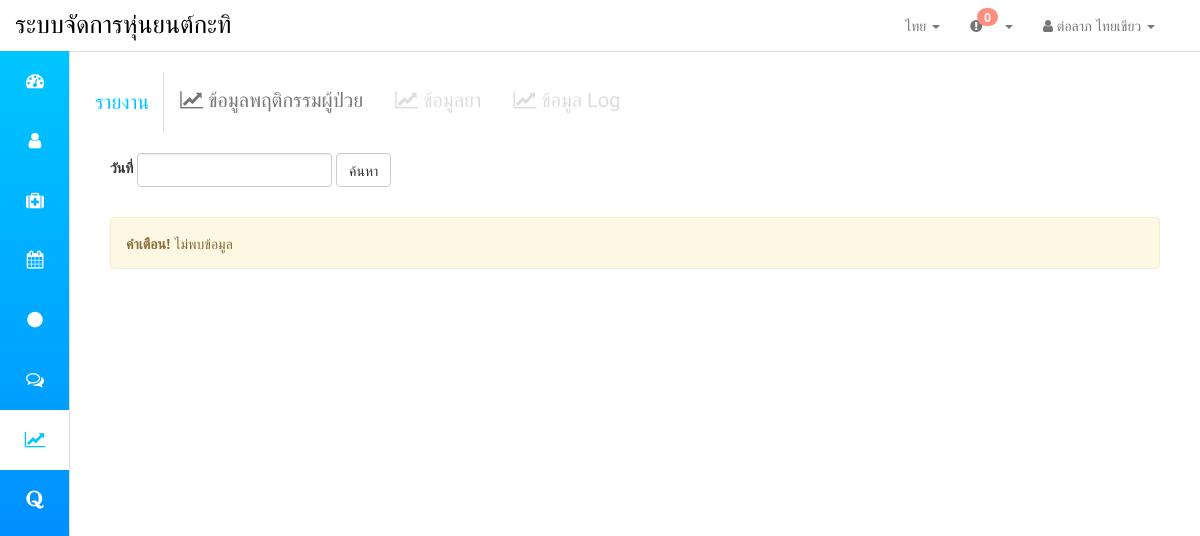
/report_behavior.php (signed in), run on an earlier commit of the app's database.
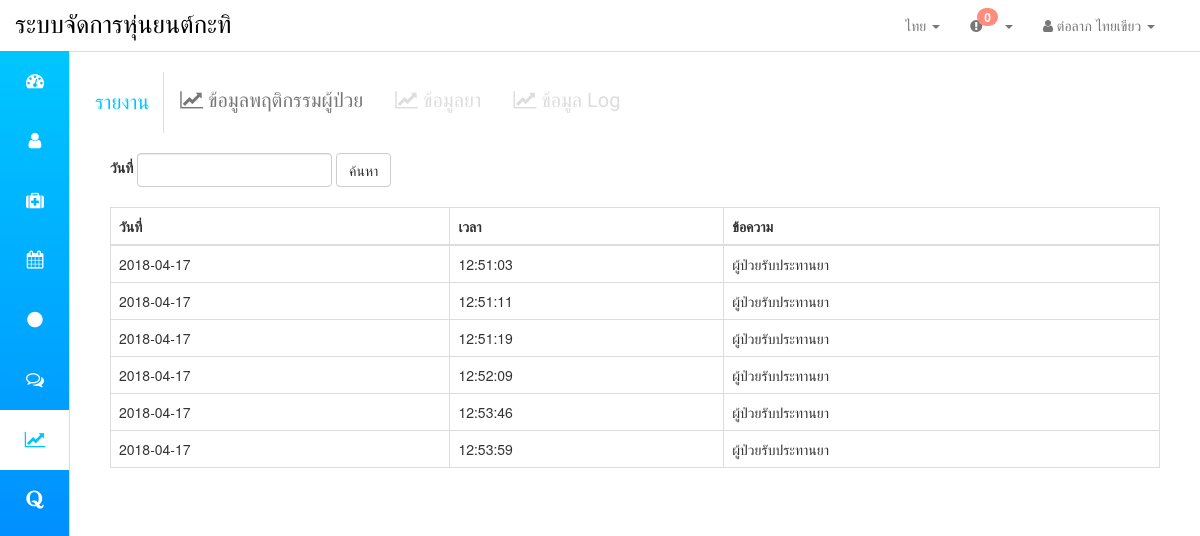
And on a later commit of the database.
### tables this page shows
CREATE TABLE `behavior` (
  `Behavior_id` int(11) NOT NULL,
  `Behavior_type` enum('tookpill','forgottakepill','comebutnotakepill') NOT NULL,
  `Behavior_datetime` datetime NOT NULL,
  `Schedule_id` int(11) NOT NULL,
  `Pill_id` int(11) NOT NULL
);

### lang/th.php (called while the page is built, shortened)
<?php
	$strNavbarbrand = "ระบบจัดการหุ่นยนต์กะทิ";
	$strCurrentlang = "ไทย";
	$strReport = "รายงาน";
	$strSubmenubehaviorinformation= "ข้อมูลพฤติกรรมผู้ป่วย";
	$strSubmenupillinformation = "ข้อมูลยา";
	$strSubmenuloginformation = "ข้อมูล Log";
	$strbehaviorreportdatelabel="วันที่";
	$strbehaviorreporttimelabel="เวลา";
	$strbehaviorreportmessagelabel="ข้อความ";
	$strdatepickerdatelabel ="วันที่";
	$strdatepickersearchbutton ="ค้นหา";
	$stralertwarningtitle = "คำเตือน!";
	$stralertnotfoundinformationwarning = "ไม่พบข้อมูล";
	function behavior_format_convert($status,$pills) {
		if($status=="tookpill"){
			return $GLOBALS['strbehaviorreportstatustookpilllabel']." ".$pills;
		}
		else if($status=="forgottakepill"){
			return $GLOBALS['strbehaviorreportstatusforgottakepilllabel']." ".$pills;
		}
		else
			return "???";
	}
?>

### report_behavior.php (the view, shortened to what this page needs)
<!DOCTYPE html>
<html>
<head>
<link href="bootstrap/css/bootstrap.css" rel="stylesheet"/>
<link rel="stylesheet" href="font-awesome-4.7.0/css/font-awesome.min.css">
<link href="bootstrap/css/custom.css" rel="stylesheet"/>
<link rel="stylesheet" href="DataTables-1.10.15/media/css/dataTables.bootstrap.min.css" />
<link rel="stylesheet" type="text/css" media="all" href="bootstrap-daterangepicker-master/daterangepicker.css" />
</head>
<body>
<?php
include("connect.php");
  if(isset($_GET['startdate'])){
  $startdate = $_GET['startdate'];
  $enddate = $_GET['enddate'];
  }
  else{
 $startdate = date("Y-m-d");
 $enddate = date("Y-m-d");
}
?>
 <div id="wrapper">
      <?php include("menu.php"); ?>
     <div id="page-wrapper">
       <div class="container-fluid">
      <ul class="sub_menu">
  <li class="brand"><?php echo $strReport;?></li>
  <li><a href="#" class="behavior"><i class="fa fa-line-chart" aria-hidden="true"></i> <?php echo $strSubmenubehaviorinformation;?></a></li>
    <li><a href="report_pill.php" class="drugs"><i class="fa fa-line-chart" aria-hidden="true"></i> <?php echo $strSubmenupillinformation;?></a></li>
  <li><a href="report_log.php" class="log" ><i class="fa fa-line-chart" aria-hidden="true"></i> <?php echo $strSubmenuloginformation;?></a></li>
</ul>
      </div>
      <div class="col-md-12">
<div class="container-fluid">
<form class="form-inline" action="" method="get" id="filter_date" name="filter_date">
  <div class="form-group">
   <label for="date"><?php echo $strdatepickerdatelabel;?></label>
    <input type="text" class="form-control" id="date" name="date">
  </div>
<button type="submit" class="btn btn-default"><?php echo $strdatepickersearchbutton;?></button>
</form>
<br>
<?php
   $sql = "SELECT * FROM `behavior` WHERE SUBSTR(Behavior_datetime, 1,10) >= '$startdate' AND SUBSTR(Behavior_datetime, 1,10) <='$enddate';";
   $result=$conn->query($sql);
   $num_row = mysqli_num_rows($result);
    ?>
<div class="row">
<div class="col-md-12">
  <?php   if($num_row > 0){ ?>
  <table class="table table-bordered">
    <thead>
      <tr>
        <th><?php echo $strbehaviorreportdatelabel;?></th>
        <th><?php echo $strbehaviorreporttimelabel;?></th>
        <th><?php echo $strbehaviorreportmessagelabel;?></th>
      </tr>
    </thead>
    <tbody>
     <?php while($row=$result->fetch_assoc()){
      if($row['Behavior_type']=="comebutnotakepill"){
      ?>
      <tr class='warning'>
        <td><?php echo substr($row['Behavior_datetime'],0,10);?></td>
        <td><?php echo substr($row['Behavior_datetime'],10,10);?></td>
        <td><?php echo $strbehaviorreportstatuscomebutnotakepilllabel;?></td>
      </tr>
      <?php
      }
      else{
      if($row['Schedule_id']!=0 and $row['Pill_id']==0){
      ?>
      <tr<?php if($row['Behavior_type']=="tookpill"){}
      else{ echo " class='danger'";}?>>
        <td><?php echo substr($row['Behavior_datetime'],0,10);?></td>
        <td><?php echo substr($row['Behavior_datetime'],10,10);?></td>
        <td><?php
        $pills="";
         echo behavior_format_convert($row['Behavior_type'],$pills);?></td>
      </tr>
      <?php
      }
    }
  }
    ?>
    </tbody>
  </table>
  <?php }
  else{ ?>
  <p>
  <div class="alert alert-warning">
  <strong><?php echo $stralertwarningtitle;?></strong> <?php echo $stralertnotfoundinformationwarning;?>
</div>
</p>
  <?php } ?>
  </div>
  </div>
</div>
  </div>
</div>
</div>
</body>
</html>

### menu.php (shortened to what this page needs)
  <nav class="navbar navbar-default navbar-fixed-top">
<div class="container-fluid">
    <div class="navbar-header">
       <a class="navbar-brand" href="#" style="font-family: 'Mitr', sans-serif;font-size: 25px; color:#000000;"><?php echo $strNavbarbrand;?></a>
    </div>
   <div class="collapse navbar-collapse" id="myNavbar">
         <ul class="nav navbar-nav navbar-right">
          <?php
if(!isset($_SESSION['Member_id']) || $_SESSION['Member_id']==""){
 ?>
   <li class="dropdown">
      <a class="dropdown-toggle" data-toggle="dropdown" href="#"><?php echo $strCurrentlang;?>
        <span class="caret"></span>
        <ul class="dropdown-menu">
          <li><a href="lang/thai_lang_select.php"><?php echo $strThailang;?></a></li>
          <li><a href="lang/english_lang_select.php"><?php echo $strEnglishlang;?></a></li>
        </ul>
      </a>
   </li>
 <li><a href="login_form.php"><i class="fa fa-sign-in" aria-hidden="true"></i> <?php echo $strNavbarlogin;?></a></li>
 <?php
}
else
{
  ?>
   <li class="dropdown">
      <a class="dropdown-toggle" data-toggle="dropdown" href="#"><?php echo $strCurrentlang;?>
        <span class="caret"></span>
      </a>
   </li>
           <li class="dropdown" id="notification_dropdown">
        <a class="dropdown-toggle" data-toggle="dropdown" href="#" id="notification_button"><i class="fa fa-exclamation-circle" aria-hidden="true"></i><span class="badge badge-notify">0</span><span class="caret"></span></a>
      </li>
           <li class="dropdown">
        <a class="dropdown-toggle" data-toggle="dropdown" href="#"><i class="fa fa-user" aria-hidden="true"></i> <?php echo $_SESSION['Member_name'];?>
        <span class="caret"></span></a>
      </li>
        <li><a href="#"></a></li>
    <?php
}
?>
         </ul>
          <ul class="nav navbar-bar side-nav" >
                <li>
                <li class="menu_item">
                    <a href="index.php" class="dashboard"><h4><i class="fa fa-tachometer" aria-hidden="true"></i></h4><span class="menu_text"><?php echo $strDashboard;?></span></a>
                </li>
                 <li class="menu_item">
                    <a href="display_person.php" class="person"><h4><i class="fa fa-user" aria-hidden="true"></i></h4><span class="menu_text"><?php echo $strPerson;?></span></a>
                </li>
                 <li class="menu_item">
                    <a href="display_pill.php" class="pill"><h4><i class="fa fa-medkit" aria-hidden="true"></i></h4><span class="menu_text"><?php echo $strPill;?></span></a>
                </li>
                <li class="menu_item">
                    <a href="display_schedule.php" class="schedule"><h4><i class="fa fa-calendar" aria-hidden="true"></i></h4><span class="menu_text"><?php echo $strSchedule;?></span></a>
                </li>
                 <li class="menu_item">
                    <a href="display_slot.php" class="slot"><h4><i class="fa fa-circle" aria-hidden="true"></i></h4><span class="menu_text"><?php echo $strSlot;?></span></a>
                </li>
                 <li class="menu_item">
                    <a href="display_conversation.php" class="conversation"><h4><i class="fa fa-comments-o" aria-hidden="true"></i>
</h4><span class="menu_text"><?php echo $strConversation;?></span></a>
                </li>
                 <li class="menu_item">
                    <a href="report_behavior.php" class="report"><h4><i class="fa fa-line-chart" aria-hidden="true"></i>
</h4><span class="menu_text"><?php echo $strReport;?></span></a>
                </li>
                    <li class="menu_item">
                    <a href="report_behavior.php" class="faq"><h4><i class="fa fa-quora" aria-hidden="true"></i>
</h4><span class="menu_text"><?php echo $strFaq;?></span></a>
                </li>
            </ul>
    </div>
    </nav>

What changed in the data, as far as the page shows it:
added behavior: Behavior_datetime "2018-04-17", Behavior_datetime "12:51:03", behavior_format_convert($row['Behavior_type'],$pills) "ผู้ป่วยรับประทานยา"
added behavior: Behavior_datetime "2018-04-17", Behavior_datetime "12:51:11", behavior_format_convert($row['Behavior_type'],$pills) "ผู้ป่วยรับประทานยา"
added behavior: Behavior_datetime "2018-04-17", Behavior_datetime "12:51:19", behavior_format_convert($row['Behavior_type'],$pills) "ผู้ป่วยรับประทานยา"
added behavior: Behavior_datetime "2018-04-17", Behavior_datetime "12:52:09", behavior_format_convert($row['Behavior_type'],$pills) "ผู้ป่วยรับประทานยา"
added behavior: Behavior_datetime "2018-04-17", Behavior_datetime "12:53:46", behavior_format_convert($row['Behavior_type'],$pills) "ผู้ป่วยรับประทานยา"
added behavior: Behavior_datetime "2018-04-17", Behavior_datetime "12:53:59", behavior_format_convert($row['Behavior_type'],$pills) "ผู้ป่วยรับประทานยา"
Also different on the page:
$strbehaviorreportdatelabel: (not shown) → "วันที่"
$strbehaviorreporttimelabel: (not shown) → "เวลา"
$strbehaviorreportmessagelabel: (not shown) → "ข้อความ"
$stralertwarningtitle: "คำเตือน!" → (not shown)
$stralertnotfoundinformationwarning: "ไม่พบข้อมูล" → (not shown)
